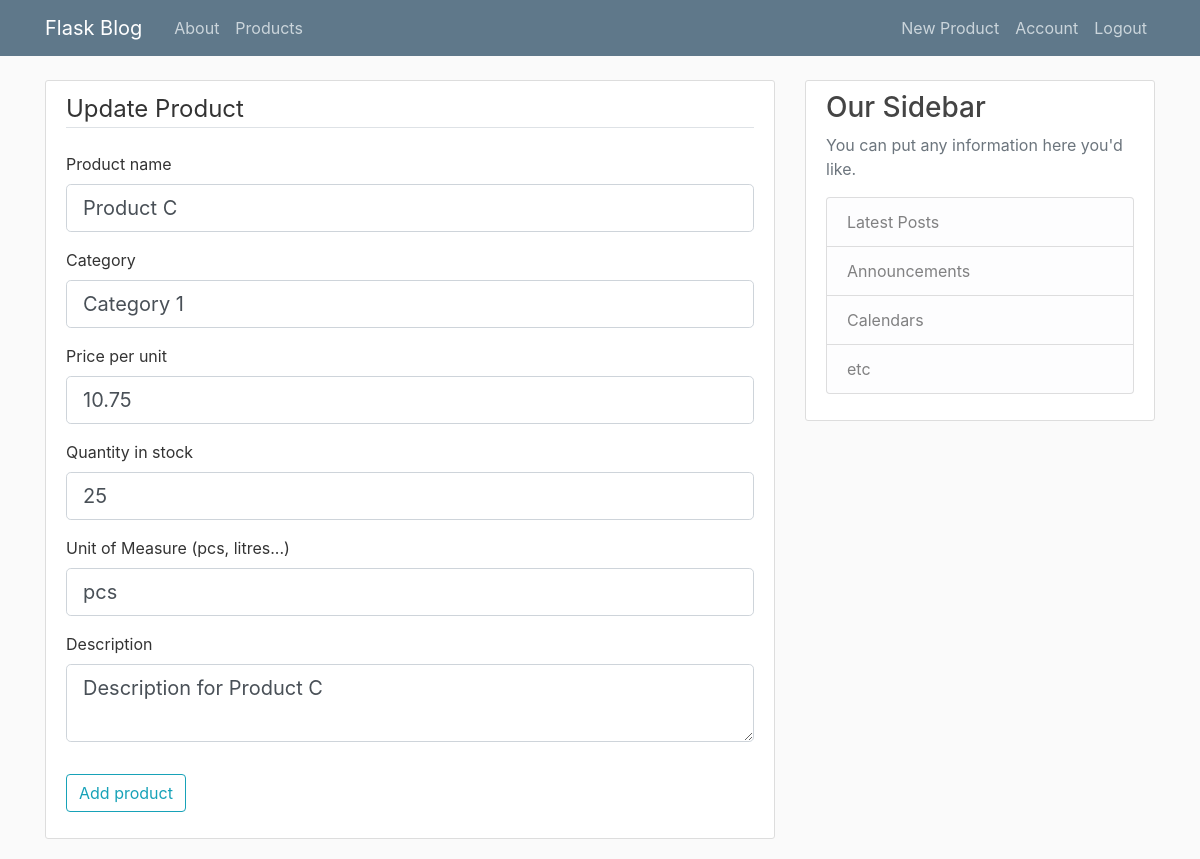
Page /product/3/update (signed in) on the committed database.
### flaskblog/models.py (models this page shows, shortened)
class Product(db.Model):
    id = db.Column(db.Integer, primary_key=True)
    name = db.Column(db.String(20), nullable=False, unique=True)
    category = db.Column(db.String(20), nullable=False)
    price = db.Column(db.Double, nullable=False)
    quantityInStock = db.Column(db.Integer, nullable=False)
    unitOfMeasure = db.Column(db.String(20), nullable=False)
    description = db.Column(db.Text, nullable=False)

### flaskblog/products/routes.py (the view)
@products.route("/product/<int:product_id>/update", methods=['GET', 'POST'])
@login_required
def update_product(product_id):
    product = Product.query.get_or_404(product_id)
    if not current_user.has_roles('admin'):
        abort(403)
    form = ProductForm()
    if form.validate_on_submit():
        product.name=form.name.data
        product.category=form.category.data
        product.price=form.price.data
        product.quantityInStock=form.quantityInStock.data
        product.unitOfMeasure=form.unitOfMeasure.data
        product.description=form.description.data
        db.session.commit()
        log_to_couchdb(f"User with id:{current_user.id} updated product:{product.id} {product.name}!")
        flash('Your product has been updated!', 'success')
        return redirect(url_for('products.product', product_id=product.id))
    elif request.method == 'GET':
        form.name.data = product.name
        form.category.data = product.category
        form.price.data = product.price
        form.quantityInStock.data = product.quantityInStock
        form.unitOfMeasure.data = product.unitOfMeasure
        form.description.data = product.description
    return render_template('create_product.html', title='Update Product',
                           form=form, legend='Update Product')

### flaskblog/products/forms.py
class ProductForm(FlaskForm):
    name = StringField('Product name', validators=[DataRequired()])
    category = StringField('Category', validators=[DataRequired()])
    price = FloatField('Price per unit', validators=[DataRequired()])
    quantityInStock = IntegerField('Quantity in stock', validators=[DataRequired()])
    unitOfMeasure = StringField('Unit of Measure (pcs, litres...)', validators=[DataRequired()])
    description = TextAreaField('Description', validators=[DataRequired()])
    submit = SubmitField('Add product')

### flaskblog/models.py (called while the page is built)
@login_manager.user_loader
def load_user(user_id):
    return User.query.get(int(user_id))

    def has_roles(self, role):
        print([role.name for role in self.roles])
        if isinstance(role, str):
            return role in (role.name for role in self.roles)
        else:
            return role in self.roles

### flaskblog/templates/create_product.html (shortened to what this page needs)
{% extends "layout.html" %}
{% block content %}
<div class="content-section">
    <form method="POST" action="">
        <fieldset class="form-group">
            <legend class="border-bottom mb-4">{{ legend }}</legend>
            <div class="form-group">
                {{ form.name.label(class="form-control-label") }}
                {% if form.name.errors %}
                    {{ form.name(class="form-control form-control-lg is-invalid") }}
                    <div class="invalid-feedback">
                        {% for error in form.name.errors %}
                            <span>{{ error }}</span>
                        {% endfor %}
                    </div>
                {% else %}
                    {{ form.name(class="form-control form-control-lg") }}
                {% endif %}
            </div>
            <div class="form-group">
                {{ form.category.label(class="form-control-label") }}
                {% if form.category.errors %}
                    {{ form.category(class="form-control form-control-lg is-invalid") }}
                    <div class="invalid-feedback">
                        {% for error in form.category.errors %}
                            <span>{{ error }}</span>
                        {% endfor %}
                    </div>
                {% else %}
                    {{ form.category(class="form-control form-control-lg") }}
                {% endif %}
            </div>
            <div class="form-group">
                {{ form.price.label(class="form-control-label") }}
                {% if form.price.errors %}
                    {{ form.price(class="form-control form-control-lg is-invalid") }}
                    <div class="invalid-feedback">
                        {% for error in form.price.errors %}
                            <span>{{ error }}</span>
                        {% endfor %}
                    </div>
                {% else %}
                    {{ form.price(class="form-control form-control-lg") }}
                {% endif %}
            </div>
            <div class="form-group">
                {{ form.quantityInStock.label(class="form-control-label") }}
                {% if form.quantityInStock.errors %}
                    {{ form.quantityInStock(class="form-control form-control-lg is-invalid") }}
                    <div class="invalid-feedback">
                        {% for error in form.quantityInStock.errors %}
                            <span>{{ error }}</span>
                        {% endfor %}
                    </div>
                {% else %}
                    {{ form.quantityInStock(class="form-control form-control-lg") }}
                {% endif %}
            </div>
            <div class="form-group">
                {{ form.unitOfMeasure.label(class="form-control-label") }}
                {% if form.unitOfMeasure.errors %}
                    {{ form.unitOfMeasure(class="form-control form-control-lg is-invalid") }}
                    <div class="invalid-feedback">
                        {% for error in form.unitOfMeasure.errors %}
                            <span>{{ error }}</span>
                        {% endfor %}
                    </div>
                {% else %}
                    {{ form.unitOfMeasure(class="form-control form-control-lg") }}
                {% endif %}
            </div>
            <div class="form-group">
                {{ form.description.label(class="form-control-label") }}
                {% if form.description.errors %}
                    {{ form.description(class="form-control form-control-lg is-invalid") }}
                    <div class="invalid-feedback">
                        {% for error in form.description.errors %}
                            <span>{{ error }}</span>
                        {% endfor %}
                    </div>
                {% else %}
                    {{ form.description(class="form-control form-control-lg") }}
                {% endif %}
            </div>
        </fieldset>
        <div class="form-group">
            {{ form.submit(class="btn btn-outline-info") }}
        </div>
    </form>
</div>
{% endblock content %}

### flaskblog/static/main.css (style rules this page uses)
body { background: #fafafa; color: #333333; margin-top: 5rem; }
.content-section { background: #ffffff; padding: 10px 20px; border: 1px solid #dddddd; border-radius: 3px; margin-bottom: 20px; }

### rows in the picture
Product: name "Product C", category "Category 1", price "10.75", quantityInStock "25", unitOfMeasure "pcs", description "Description for Product C"

### other values in the picture
{{ legend }} "Update Product"
